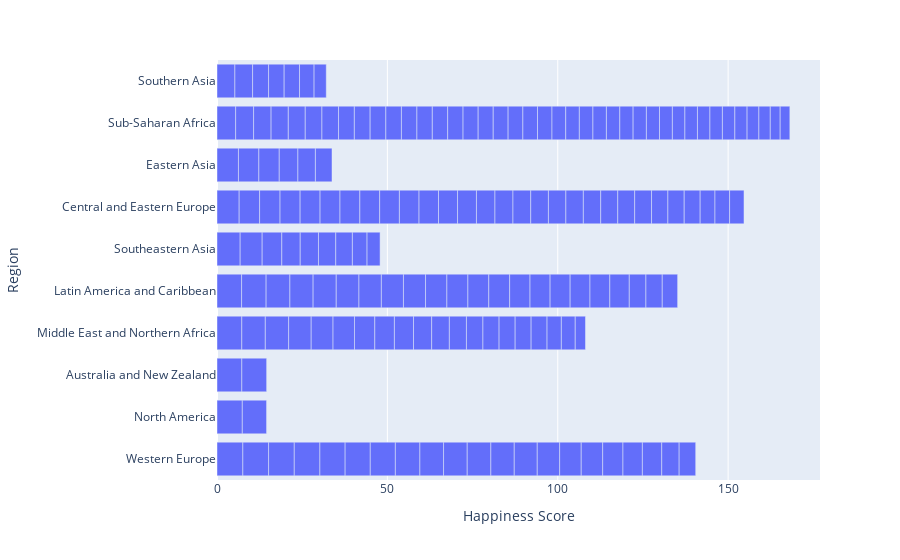

Source (notebook cell):
### Code cell
bar1= px.bar(df_2015, x= 'Happiness Score', y='Region')
bar1

### Figure 1 — Plotly figure (JSON) as saved in the notebook; plotly's stock layout.template omitted (floating-point values rounded to 4 significant figures; data arrays with more than 128 entries replaced by an {"elided": "..."} marker saying what was removed)
{"data": [{"alignmentgroup": "True", "hovertemplate": "Happiness Score=%{x}<br>Region=%{y}<extra></extra>", "legendgroup": "", "marker": {"color": "#636efa", "pattern": {"shape": ""}}, "name": "", "offsetgroup": "", "orientation": "h", "showlegend": false, "textposition": "auto", "type": "bar", "x": {"elided": "158 float values"}, "xaxis": "x", "y": {"elided": "158 str values"}, "yaxis": "y"}], "layout": {"barmode": "relative", "legend": {"tracegroupgap": 0}, "margin": {"t": 60}, "xaxis": {"anchor": "y", "domain": [0, 1], "title": {"text": "Happiness Score"}}, "yaxis": {"anchor": "x", "domain": [0, 1], "title": {"text": "Region"}}}}
